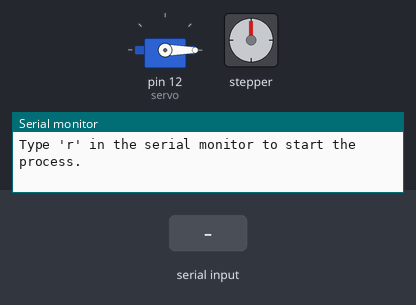
Simulated run of this sketch. Board: Arduino Uno, built with avr-gcc and run on an emulated ATmega328P. On the bench: servo, stepper motor, the last lines printed to the serial monitor. The inputs (shaded band) are chosen by the test bench. Stepper angles assume 2048 steps per turn.

Above: at 1.2 s.
1.3 s: "r\n" received over Serial
At 4.4 s:
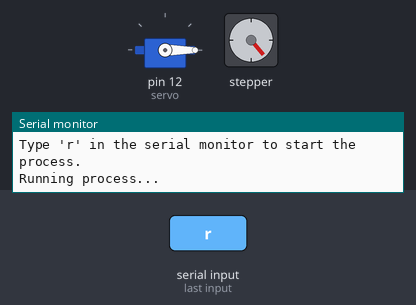
At 5.4 s:
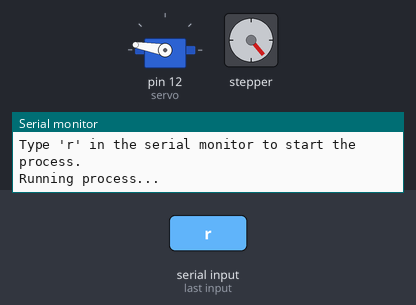
Timing chart, 0 to 9.5 s (numbered marks = the images above; inputs shaded):
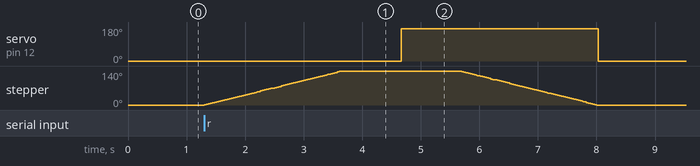

The sketch:

arduino_ide_script.ino
```cpp
#include <Stepper.h>
#include <Servo.h>

const int stepsPerRevolution = 2048; // For 28BYJ-48
Servo servo;
Stepper myStepper(stepsPerRevolution, 8, 10, 9, 11);
//Stepper step2(stepsPerRevolution, 4, 5, 6, 7);


void setup() {
  myStepper.setSpeed(10);
  //step2.setSpeed(10);
  Serial.begin(115200);
  servo.attach(12);
  servo.write(0);
 // step2.step(stepsPerRevolution/2);
  Serial.println("Type 'r' in the serial monitor to start the process.");
}

void loop() {
  if (Serial.available() > 0) {
    String input = Serial.readStringUntil('\n');
    input.trim();

    if (input == "r") {
      Serial.println("Running process...");

      // Stepper moves left to drop off a page
      servo.write(-30);
      myStepper.step(800);
      //step2.step(stepsPerRevolution);

      delay(1000);

      // Move the servo to stretch the paper
      servo.write(170);
      delay(1000);

      // Stepper moves right to pick up the page
      myStepper.step(-800);
      servo.write(-20);
      delay(1000);

      Serial.println("Cycle complete. Type 'r' to start again.");
    }
  }
}
```

Measured:
- after the input at 1.3 s, servo on pin 12 (servo): 0° → 170° after 3.4 s, → 0° 3.4 s later; stepper: turns 140° clockwise in 2.3 s, then 140° counter-clockwise in 2.3 s
